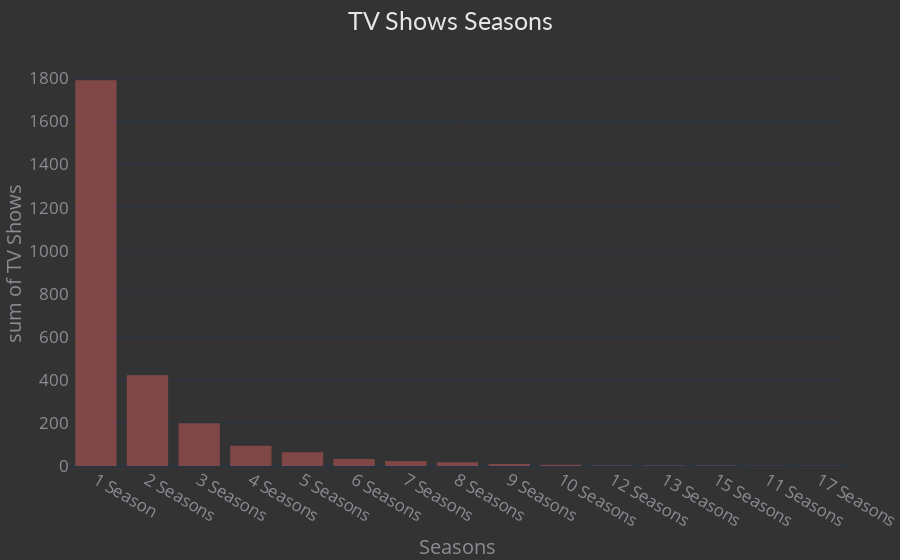

This figure's notebook cell:
### Code cell
df_9 = df.query("type == 'TV Show'")
df_9 = df_9[['title', 'duration']]
df_9 = df_9.groupby(['duration'])['title'].count().reset_index().sort_values('title', ascending = False)
df_9 = df_9.rename(columns = {"title" : "TV Shows" , "duration" : "Seasons"})
df_9

fig10 = px.histogram(
    df_9,
    x="Seasons",
    y="TV Shows",
    barmode="overlay",
    template = "plotly_dark",
    color_discrete_sequence=['indianred'],
)


fig10.update_layout(margin=dict(t=60, b=30, l=0, r=0), showlegend=False,

plot_bgcolor='#333', paper_bgcolor='#333',title_text='TV Shows Seasons', title_x = 0.5,

title_font=dict(size=25, color='#e6e6e6', family="Lato, sans-serif",
         ),

font=dict(size=17, color='#8a8d93'),

hoverlabel=dict(bgcolor="#444", font_size=13,

font_family="Lato, sans-serif"))

fig10.show()

### Figure 1 — Plotly figure (JSON) as saved in the notebook; plotly's stock layout.template omitted (floating-point values rounded to 4 significant figures)
{"data": [{"alignmentgroup": "True", "bingroup": "x", "histfunc": "sum", "hovertemplate": "Seasons=%{x}<br>sum of TV Shows=%{y}<extra></extra>", "legendgroup": "", "marker": {"color": "indianred", "opacity": 0.5, "pattern": {"shape": ""}}, "name": "", "offsetgroup": "", "orientation": "v", "showlegend": false, "type": "histogram", "x": ["1 Season", "2 Seasons", "3 Seasons", "4 Seasons", "5 Seasons", "6 Seasons", "7 Seasons", "8 Seasons", "9 Seasons", "10 Seasons", "12 Seasons", "13 Seasons", "15 Seasons", "11 Seasons", "17 Seasons"], "xaxis": "x", "y": [1791, 421, 198, 94, 64, 33, 23, 17, 9, 6, 2, 2, 2, 1, 1], "yaxis": "y"}], "layout": {"barmode": "overlay", "font": {"color": "#8a8d93", "size": 17}, "hoverlabel": {"bgcolor": "#444", "font": {"family": "Lato, sans-serif", "size": 13}}, "legend": {"tracegroupgap": 0}, "margin": {"b": 30, "l": 0, "r": 0, "t": 60}, "paper_bgcolor": "#333", "plot_bgcolor": "#333", "showlegend": false, "title": {"font": {"color": "#e6e6e6", "family": "Lato, sans-serif", "size": 25}, "text": "TV Shows Seasons", "x": 0.5}, "xaxis": {"anchor": "y", "domain": [0, 1], "title": {"text": "Seasons"}}, "yaxis": {"anchor": "x", "domain": [0, 1], "title": {"text": "sum of TV Shows"}}}}
